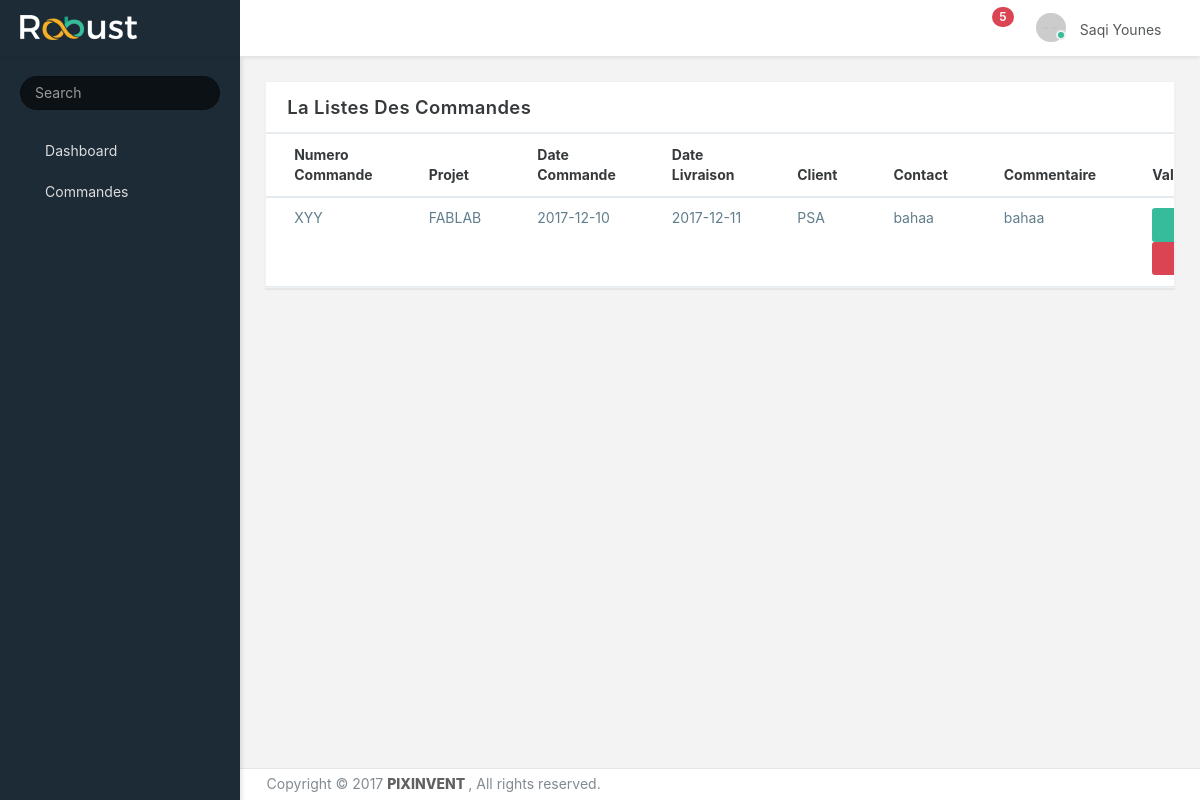
Before: /Commande/index.php (signed in) with the older database file.
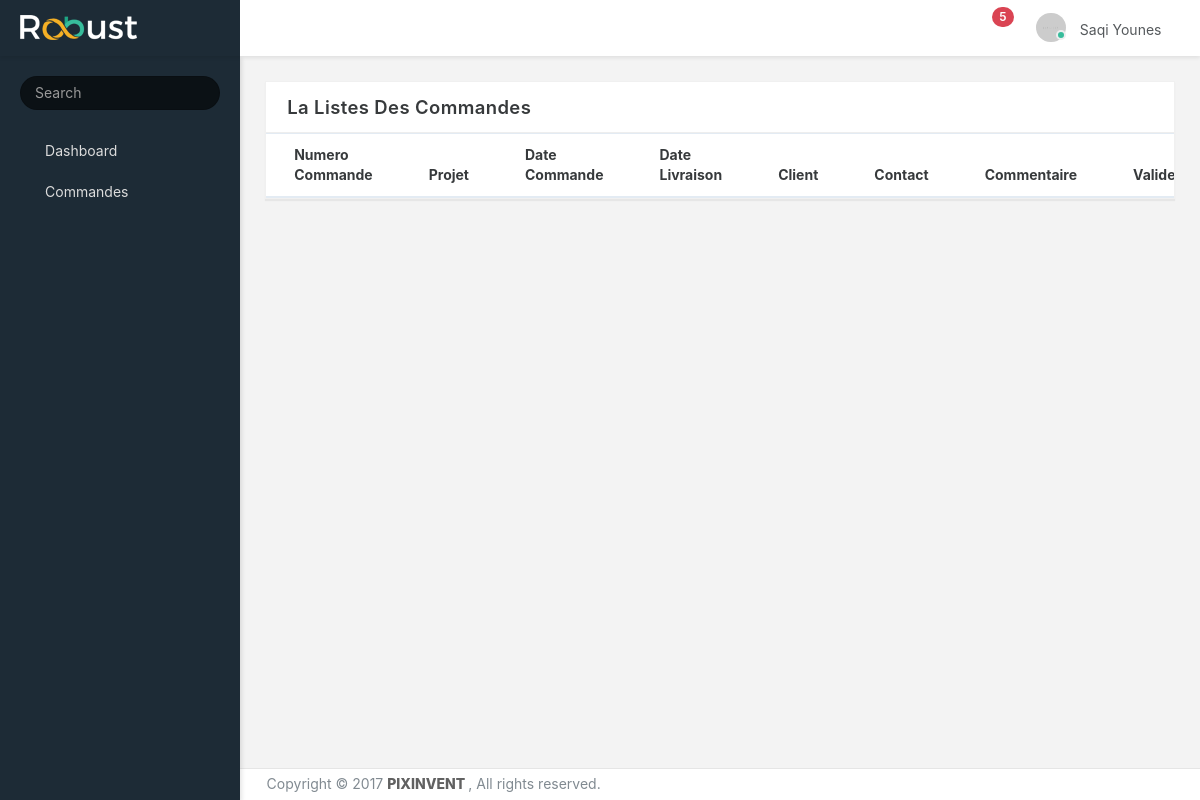
After: the same page with the newer database file.
### tables this page shows
CREATE TABLE employers(
   id           int             NOT NULL     AUTO_INCREMENT,
   nom          VARCHAR (20)    NOT NULL,
   prenom       VARCHAR (20)    NOT NULL,
   tel          INT             NOT NULL,
   address      VARCHAR (40)    NOT NULL,
   email        VARCHAR (100)   NOT NULL CHECK (email LIKE '%_@__%.__%'),
   departement  VARCHAR (100)   NOT NULL,
   est_chefdep  BOOLEAN         NOT NULL default 0,
   password     VARCHAR (30)    NOT NULL,
   PRIMARY      KEY (id)
);

CREATE TABLE commandes(
   id               int           NOT NULL     AUTO_INCREMENT,
   client_id        int           NOT NULL,
   numero           varchar(8)    NOT NULL,
   projet           varchar(10)   NOT NULL  ,
   date_commande    date          NOT NULL  ,
   date_livraison   date          NOT NULL  ,
   client           varchar(20)   NOT NULL  ,
   contact          varchar(20),
   commentaire      text,
   statuts          int          default 0,
   PRIMARY KEY (id)
);

### include/outils.php (called while the page is built, shortened)
<?php
require_once('basedonner.php');
require_once('Acteurs.php');
function template($nom, $data = array())
{
    extract($data);
    require __DIR__ . '/../templates/' . $nom . '.php';
}
function lien($lien)
{
    return site . $lien;
}
function asset($path) {
    return lien('/public/' . $path);
}
function pageProteger(){
    if(isset($_SESSION['estConnecter']) && $_SESSION['estConnecter'] && isset($_SESSION['user_id'])){
        return Employers::trouver('id', $_SESSION['user_id']);
    }else{
        $_SESSION['estConnecter'] = false;
        $_SESSION['user_id'] = -1;
        header('Location:'. lien('/login/staff.php'));
    }
}

### include/Basedonner.php (called while the page is built, shortened)
<?php
class BaseDonner
{
    function __construct($table, $columns)
    {
        $this->columns = $columns;
        $prop = array();
        foreach ($this->columns as $col) {
            $prop[$col] = '';
        }
        try{
            $this->db = new PDO('mysql:host=' . db_host . ';dbname=' . db_name, db_user, db_pass);
        }
        catch(PDOException $ex){
            die('impossible de se connecter a la base de donner');
        }
    }
    public function remplire_PDO($line)
    {
        $this->id =  $line['id'];
    }
    public static function trouver($col, $val)
    {
        $personne = new static();
        $stmt = $personne->db->prepare("SELECT * FROM " . static::table . " WHERE $col = :val limit 1");
        $stmt->execute(array(
                        ':val' => $val,
                       ));
        if ($stmt->rowCount() == 0)
            return false;
        else{
            $resultat = $stmt->fetchObject();
            foreach ($personne->columns as $col) {
                if(array_key_exists($col, $resultat))
                    $personne->$col = $resultat->$col;
            }
            $personne->id = $resultat->id;
            return $personne;
        }
    }
    public static function tous($col = null, $val = null)
    {
        try{
            $db = new PDO('mysql:host=' . db_host . ';dbname=' . db_name, db_user, db_pass);
        }
        catch(PDOException $ex){
            die('impossible de se connecter a la base de donner');
        }
        if($col == null || $val == null)
            $stmt = $db->prepare("SELECT * FROM " . static::table);
        else{
            $stmt = $db->prepare("SELECT * FROM " . static::table . " WHERE $col = :val");
            $stmt->bindParam(':val', $val);
        }
        $stmt->execute();
        $resultat = $stmt->fetchAll();
        $resultat_obj = array();
        foreach ($resultat as $line) {
            $p = new static();
            $p->remplire_PDO($line);
            $resultat_obj[] = $p;
        }
        return $resultat_obj;
    }
}

### include/Acteurs.php (called while the page is built, shortened)
<?php
require_once('outils.php');
class Employers extends basedonner
{
    function commandes()
    {
        if($this->departement == 'Contabilité')
            return Commande::tous('statuts', 1);
    }
}
class Commande extends basedonner
{
    public function estProche()
    {
        return false;
    }
}

### Commande/index.php (the view, shortened to what the rows shown need)
<?php
require __DIR__. '/../include/outils.php';
$user = pageProteger();
$commandes = $user->commandes();
?>
<nav class="header-navbar navbar navbar-with-menu navbar-fixed-top navbar-semi-dark navbar-shadow">
    <?php
        if($_SESSION['is_client'])
            template('nav', array(
                'actions' => array(
                    array(
                        'link'  => lien('/commande/ajouter.php'),
                        'text'  => 'ajouter',
                        'color' => 'success'
                    )
                )
            ));
        else
            template('nav');
    ?>
</nav>
<div class="app-content content container-fluid" >
    <div class="content-wrapper">
        <div class="row">
            <div class="col-md-12">
                <div class="card">
                    <div class="card-body">
                        <div class="table-responsive">
                            <table class="table table-hover mb-0">
                                <thead>
                                    <tr>
                                        <th>Numero Commande</th>
                                        <th>Projet</th>
                                        <th>Date Commande</th>
                                        <th>Date Livraison</th>
                                        <th>Client</th>
                                        <th>Contact</th>
                                        <th>Commentaire</th>
                                        <th>Valider/Supp</th>
                                    </tr>
                                </thead>
                                <tbody>
                                    <?php
                                        foreach ($commandes as $e) :
                                    ?>
                                        <tr class="<?= ($e->estProche())? 'bg-warning' : '' ?>">
                                            <td class="text-truncate"><a class="blue-grey" href="<?= lien('/commande/info.php?id=' . $e->id) ?>"><?= $e->numero ?></a></td>
                                            <td class="text-truncate"><a class="blue-grey" href="<?= lien('/commande/info.php?id=' . $e->id) ?>"><?= $e->projet ?></a></td>
                                            <td class="text-truncate"><a class="blue-grey" href="<?= lien('/commande/info.php?id=' . $e->id) ?>"><?= $e->date_commande ?></a></td>
                                            <td class="text-truncate"><a class="blue-grey" href="<?= lien('/commande/info.php?id=' . $e->id) ?>"><?= $e->date_livraison ?></a></td>
                                            <td class="text-truncate"><a class="blue-grey" href="<?= lien('/commande/info.php?id=' . $e->id) ?>"><?= $e->client ?></a></td>
                                            <td><a class="blue-grey" href="<?= lien('/commande/info.php?id=' . $e->id) ?>"><?= $e->contact ?></td>
                                            <td><a class="blue-grey" ><?= $e->commentaire ?></td>
                                            <td>
                                                <a class="btn btn-success" href="<?= lien('/commande/approve.php?id=' . $e->id) ?>"><i class="icon-check"></i></a>
                                                <a class="btn btn-danger" href="<?= lien('/commande/supprimer.php?id=' . $e->id) ?>"><i class="icon-trash-o"></i></a>
                                            </td>
                                        </tr>
                                    <?php endforeach; ?>
                                </tbody>
                            </table>
                        </div>
                    </div>
                </div>
            </div>
        </div>
    </div>
</div>

### templates/nav.php (shortened to what the rows shown need)
<div class="navbar-wrapper">
  <div class="navbar-header">
    <ul class="nav navbar-nav">
      <li class="nav-item">
        <a href="index.html" class="navbar-brand nav-link">
          <img alt="branding logo" src="<?= asset('images/logo/robust-logo-light.png') ?>" class="brand-logo">
        </a>
      </li>
    </ul>
  </div>
  <div class="navbar-container content container-fluid">
    <div id="navbar-mobile" class="collapse navbar-toggleable-sm">
    <ul class="nav navbar-nav">
        <li class="nav-item hidden-sm-down">
          <a class="nav-link nav-menu-main menu-toggle hidden-xs">
            <i class="icon-menu5"> </i>
          </a>
        </li>
        <li class="nav-item hidden-sm-down">
          <a href="#" class="nav-link nav-link-expand">
            <i class="ficon icon-expand2"></i>
          </a>
        </li>
      </ul>
      <ul class="nav navbar-nav float-xs-right">
        <li class="dropdown dropdown-notification nav-item">
          <a href="#" data-toggle="dropdown" class="nav-link nav-link-label">
            <i class="ficon icon-bell4"></i>
            <span class="tag tag-pill tag-default tag-danger tag-default tag-up">5</span>
          </a>
        </li>
        <li class="dropdown dropdown-user nav-item">
          <a href="#" data-toggle="dropdown" class="dropdown-toggle nav-link dropdown-user-link">
            <span class="avatar avatar-online">
              <img src="<?= asset('images/portrait/small/avatar-s-1.png') ?>" alt="avatar">
              <i></i>
            </span>
            <span class="user-name"><?= $user->nom . ' ' . $user->prenom ?></span>
          </a>
        </li>
      </ul>
    </div>
  </div>
</div>

Changed rows visible on the page:
no longer on this page (row edited): commandes: numero "XYY", projet "FABLAB", date_commande "2017-12-10", date_livraison "2017-12-11", client "PSA", contact "bahaa", commentaire "bahaa"
